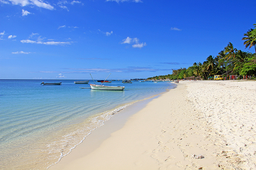
#> input picture mauritius_beach.png, 256 x 170 px, shrunk from 640 x 426 before the run
$ python KMeansClustering.py
#> lines starting #> are read from the running program, lines starting #| are printed output that depends on the picture
import matplotlib.pyplot as plt
from random import randint
import numpy as np

img = plt.imread('mauritius_beach.png')
#> img is the input picture: shape (170, 256, 3) float32; mean R, G, B 0.528, 0.636, 0.793

plt.imshow(img)
plt.show()
k = int(input("Enter number of clusters: "))
#> the answer given: 3

img_height = img.shape[0]
#> img_height = 170
img_width = img.shape[1]
#> img_width = 256
n_channels = img.shape[2]
#> n_channels = 3

centroids = []
for i in range(k):
    centroids.append(img[randint(0, img_height)][randint(0, img_width)])  # centroid k random centroids
#> after the loop, centroids = [[0.882, 0.824, 0.773], [0.149, 0.384, 0.882], [0.847, 0.769, 0.733]]

centroids = np.array(centroids)
pixel_assignments = np.zeros((img_height, img_width, 1), dtype=int)
distance_matrix = np.zeros((img_height, img_width, k), dtype=float)

for _ in range(10):
    for i in range(img_height):  # how can i vectorize these loops?
        for j in range(img_width):
            for c in range(k):
                distance_matrix[i][j][c] = np.linalg.norm(img[i][j] - centroids[c])  # colour channel distances
            pixel_assignments[i][j] = np.argmin(distance_matrix[i][j])

    # find average of respective centroid pixels
    for i in range(k):  # sum of pixels belonging to i
        centroid_sum = np.zeros(3, float)
        count = 0
        for x in range(img_height):
            for y in range(img_width):
                if pixel_assignments[x][y] == i:
                    centroid_sum = np.add(centroid_sum, img[x][y])
                    count = count + 1
        centroids[i] = centroid_sum / float(count)
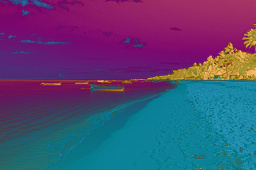
#> distance_matrix: shape (170, 256, 3) float64; mean R, G, B 0.448, 0.404, 0.646; drawn with min black and max white
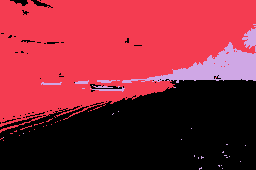
#> pixel_assignments: shape (170, 256, 1) int64; 3 distinct labels, from 0 to 2; one colour per label, 0 black
#> after the loop, centroids = [[0.851, 0.817, 0.759], [0.289, 0.523, 0.885], [0.281, 0.309, 0.21]]

# now form a re-segmented image
output_img = np.zeros((img_height, img_width, 3), float)
for i in range(img_height):
    for j in range(img_width):
        output_img[i][j] = centroids[pixel_assignments[i][j]]
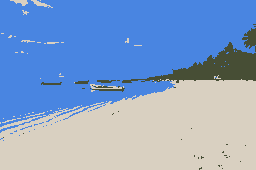
#> output_img: shape (170, 256, 3) float64; mean R, G, B 0.528, 0.636, 0.793

plt.imshow(output_img)
plt.show()

print("Hello")
